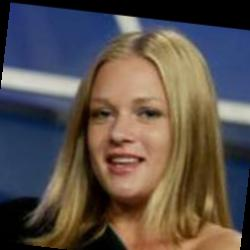
#> input picture dataset/AJ_Cook/AJ_Cook_0001.jpg, 250 x 250 px, found by its file name; its folder holds only this picture in this run
$ python detect_faces.py
#> lines starting #> are read from the running program, lines starting #| are printed output that depends on the picture
import cv2
import os
import numpy as np
from sklearn.model_selection import train_test_split
from sklearn.svm import SVC
from skimage.feature import hog
from sklearn.metrics import accuracy_score
import joblib


def extract_features(images):
    features = []
    for image in images:
        gray_image = cv2.cvtColor(image, cv2.COLOR_BGR2GRAY)
        _, hog_features = hog(gray_image, orientations=8, pixels_per_cell=(8, 8), cells_per_block=(2, 2), block_norm='L2-Hys', visualize=True)
        features.append(hog_features.flatten())  # Aplatir les caractéristiques HOG

    return np.array(features)


def load_data(base_folder):
    images = []
    labels = []
    label_mapping = {}

    label_counter = 0
    for person_folder in os.listdir(base_folder):
        person_path = os.path.join(base_folder, person_folder)

        if not os.path.isdir(person_path):
            continue

        label_mapping[person_folder] = label_counter

        for filename in os.listdir(person_path):
            image_path = os.path.join(person_path, filename)
            image = cv2.imread(image_path)
#> image is the input picture: shape (250, 250, 3); mean B, G, R 75, 80.7, 90.9

            if image is not None:
                images.append(image)
                labels.append(label_counter)

        label_counter += 1

    return np.array(images), np.array(labels), label_mapping

if __name__ == "__main__":
    base_folder = 'C://Users//aitichou//Desktop//HOG//dataset'

    # Chargez les données
    images, labels, label_mapping = load_data(base_folder)

    # Divisez les données en ensembles de formation et de test
    X_train, X_test, y_train, y_test = train_test_split(images, labels, test_size=0.2, random_state=42)

    # Entraînez le modèle
    svm_model = SVC(kernel='linear')
    svm_model.fit(extract_features(X_train), y_train)
#> the loop in extract_features, `for image in images:` made 3 passes
#> pass 1, in extract_features, `gray_image = cv2.cvtColor(image, cv2.COLOR_BGR2GRAY)`:
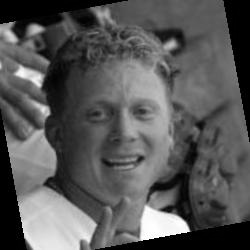
#> gray_image: shape (250, 250); min 0, max 255, mean 87.4
#> pass 1, in extract_features, `_, hog_features = hog(gray_image, orientations=8, pixels_per_cell=(8, ..`:
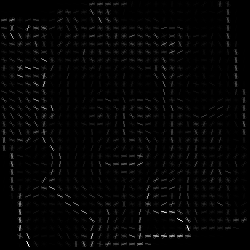
#> hog_features: shape (250, 250) float64; min 0, max 61.81, mean 1.3; drawn with min black and max white
#> pass 2, in extract_features, `gray_image = cv2.cvtColor(image, cv2.COLOR_BGR2GRAY)`:
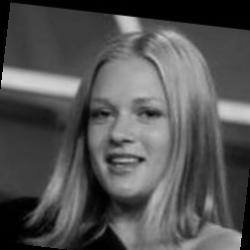
#> gray_image: shape (250, 250); min 0, max 213, mean 83.1
#> after the loop in extract_features, `for image in images:`:
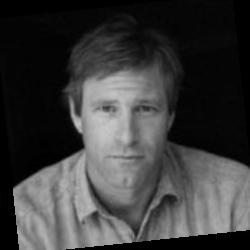
#> gray_image: shape (250, 250); min 0, max 200, mean 60.1
#> after the loop in extract_features, `for image in images:`:
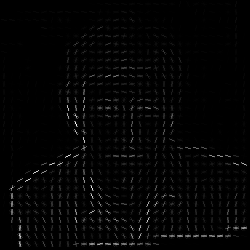
#> hog_features: shape (250, 250) float64; min 0, max 45.26, mean 0.8; drawn with min black and max white

    # Évaluation du modèle sur l'ensemble de test
    y_pred = svm_model.predict(extract_features(X_test))
#> the loop in extract_features (call 2), `for image in images:` made 1 pass
#> pass 1, in extract_features (call 2), `gray_image = cv2.cvtColor(image, cv2.COLOR_BGR2GRAY)`:
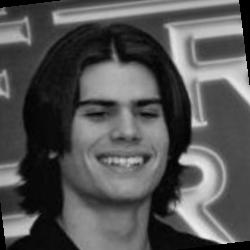
#> gray_image: shape (250, 250); min 0, max 242, mean 84
#> pass 1, in extract_features (call 2), `_, hog_features = hog(gray_image, orientations=8, pixels_per_cell=(8, ..`:
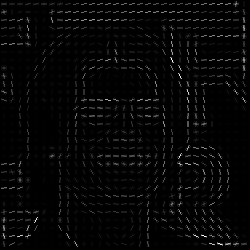
#> hog_features: shape (250, 250) float64; min 0, max 54.02, mean 1.3; drawn with min black and max white
    accuracy = accuracy_score(y_test, y_pred)
    print(f"Accuracy on test set: {accuracy}")

    # Enregistrez le modèle formé
    joblib.dump(svm_model, 'svm_model.joblib')
